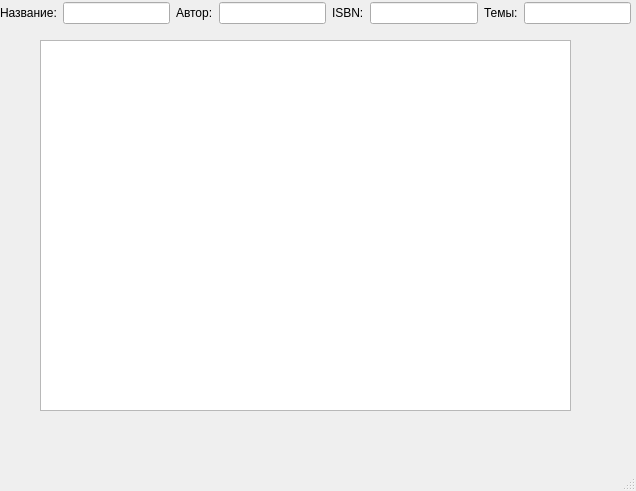
<?xml version="1.0" encoding="UTF-8"?>
<ui version="4.0">
 <class>FindBook</class>
 <widget class="QMainWindow" name="FindBook">
  <property name="geometry">
   <rect>
    <x>0</x>
    <y>0</y>
    <width>636</width>
    <height>491</height>
   </rect>
  </property>
  <property name="windowTitle">
   <string>MainWindow</string>
  </property>
  <widget class="QWidget" name="centralwidget">
   <widget class="QWidget" name="layoutWidget">
    <property name="geometry">
     <rect>
      <x>0</x>
      <y>0</y>
      <width>631</width>
      <height>26</height>
     </rect>
    </property>
    <layout class="QHBoxLayout" name="horizontalLayout_5">
     <item>
      <layout class="QHBoxLayout" name="horizontalLayout">
       <item>
        <widget class="QLabel" name="label">
         <property name="text">
          <string>Название:</string>
         </property>
        </widget>
       </item>
       <item>
        <widget class="QLineEdit" name="lineEditName"/>
       </item>
      </layout>
     </item>
     <item>
      <layout class="QHBoxLayout" name="horizontalLayout_2">
       <item>
        <widget class="QLabel" name="label_2">
         <property name="text">
          <string>Автор:</string>
         </property>
        </widget>
       </item>
       <item>
        <widget class="QLineEdit" name="lineEditAuthor"/>
       </item>
      </layout>
     </item>
     <item>
      <layout class="QHBoxLayout" name="horizontalLayout_3">
       <item>
        <widget class="QLabel" name="label_3">
         <property name="text">
          <string>ISBN:</string>
         </property>
        </widget>
       </item>
       <item>
        <widget class="QLineEdit" name="lineEditIsbn"/>
       </item>
      </layout>
     </item>
     <item>
      <layout class="QHBoxLayout" name="horizontalLayout_4">
       <item>
        <widget class="QLabel" name="label_4">
         <property name="text">
          <string>Темы:</string>
         </property>
        </widget>
       </item>
       <item>
        <widget class="QLineEdit" name="lineEditTopics"/>
       </item>
      </layout>
     </item>
    </layout>
   </widget>
   <widget class="QListWidget" name="listWidget">
    <property name="geometry">
     <rect>
      <x>40</x>
      <y>40</y>
      <width>531</width>
      <height>371</height>
     </rect>
    </property>
   </widget>
  </widget>
  <widget class="QMenuBar" name="menubar">
   <property name="geometry">
    <rect>
     <x>0</x>
     <y>0</y>
     <width>636</width>
     <height>20</height>
    </rect>
   </property>
  </widget>
  <widget class="QStatusBar" name="statusbar"/>
 </widget>
 <resources/>
 <connections/>
</ui>
